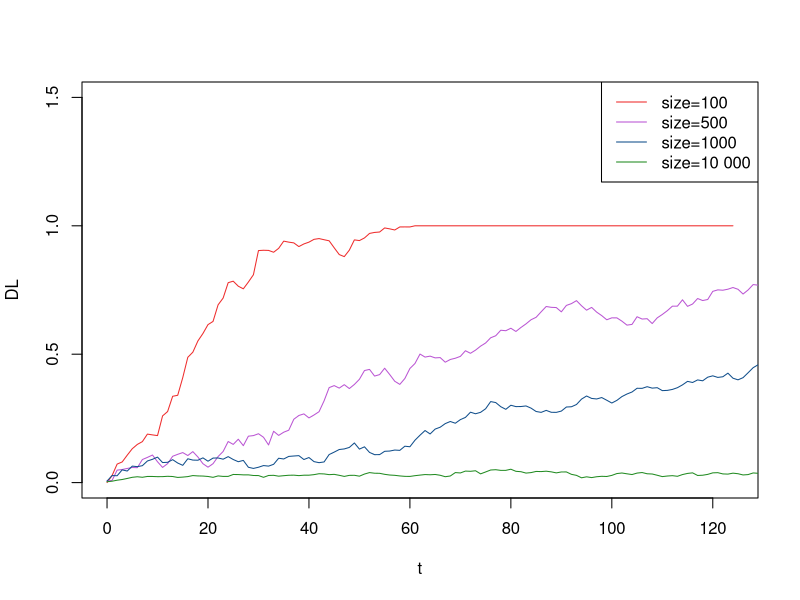

This chart was generated by the following R code:
setwd("~/Documents/LD_Tests/Drift/Fitness")

dataA <- read.table("tabA.csv",header=TRUE)
dataB <- read.table("tabB.csv",header=TRUE)
dataC <- read.table("tabC.csv",header=TRUE)
dataD <- read.table("tabD.csv",header=TRUE)

plot(0:124,dataA$mean_r,type="l",col="firebrick2",ylim=c(0,1.5),
     ylab="DL",xlab="t")
points(0:199,dataB$mean_r,type="l",col="mediumorchid")
points(0:199,dataC$mean_r,type="l",col="dodgerblue4")
points(0:199,dataD$mean_r,type="l",col="forestgreen")
legend("topright",c("size=100","size=500","size=1000","size=10 000"),
       lty=c(1,1,1,1),col=c("firebrick2","mediumorchid","dodgerblue4",
                            "forestgreen"))
